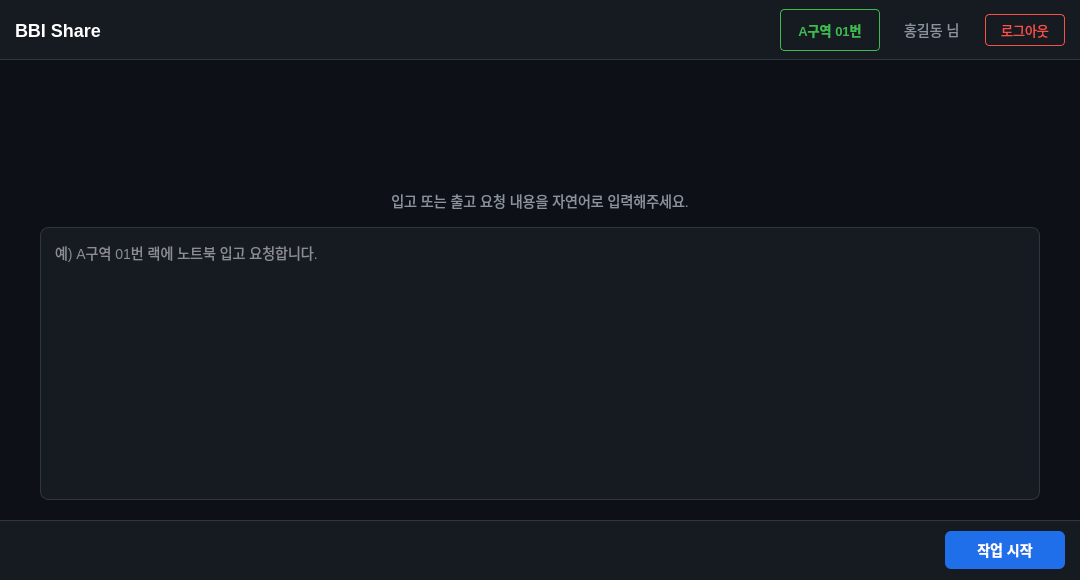
<?xml version="1.0" encoding="UTF-8"?>
<ui version="4.0">
 <class>WorkRequestDialog</class>
 <widget class="QDialog" name="WorkRequestDialog">
  <property name="geometry">
   <rect>
    <x>0</x>
    <y>0</y>
    <width>1080</width>
    <height>580</height>
   </rect>
  </property>
  <property name="windowTitle">
   <string>BBI Share - 작업 요청</string>
  </property>
  <property name="styleSheet">
   <string notr="true">QDialog {
    background-color: #0d1117;
}</string>
  </property>
  <layout class="QVBoxLayout" name="verticalLayout">
   <property name="spacing">
    <number>0</number>
   </property>
   <property name="leftMargin">
    <number>0</number>
   </property>
   <property name="topMargin">
    <number>0</number>
   </property>
   <property name="rightMargin">
    <number>0</number>
   </property>
   <property name="bottomMargin">
    <number>0</number>
   </property>
   <item>
    <widget class="QWidget" name="top_panel" native="true">
     <property name="minimumSize">
      <size>
       <width>0</width>
       <height>60</height>
      </size>
     </property>
     <property name="maximumSize">
      <size>
       <width>16777215</width>
       <height>60</height>
      </size>
     </property>
     <property name="styleSheet">
      <string notr="true">QWidget#top_panel {
    background-color: #161b22;
    border-bottom: 1px solid #30363d;
}</string>
     </property>
     <layout class="QHBoxLayout" name="horizontalLayout_top">
      <property name="leftMargin">
       <number>15</number>
      </property>
      <property name="rightMargin">
       <number>15</number>
      </property>
      <item>
       <widget class="QLabel" name="label_logo">
        <property name="styleSheet">
         <string notr="true">QLabel#label_logo {
    color: white;
    font-size: 18px;
    font-weight: bold;
}</string>
        </property>
        <property name="text">
         <string>BBI Share</string>
        </property>
       </widget>
      </item>
      <item>
       <spacer name="horizontalSpacer_top">
        <property name="orientation">
         <enum>Qt::Horizontal</enum>
        </property>
        <property name="sizeHint" stdset="0">
         <size>
          <width>40</width>
          <height>20</height>
         </size>
        </property>
       </spacer>
      </item>
      <item>
       <widget class="QLabel" name="label_rack_info">
        <property name="minimumSize">
         <size>
          <width>100</width>
          <height>30</height>
         </size>
        </property>
        <property name="styleSheet">
         <string notr="true">QLabel#label_rack_info {
    color: #3fb950;
    font-size: 13px;
    font-weight: bold;
    padding: 4px 12px;
    border: 1px solid #3fb950;
    border-radius: 4px;
}</string>
        </property>
        <property name="text">
         <string>A구역 01번</string>
        </property>
        <property name="alignment">
         <set>Qt::AlignCenter</set>
        </property>
       </widget>
      </item>
      <item>
       <widget class="QLabel" name="label_username">
        <property name="styleSheet">
         <string notr="true">QLabel#label_username {
    color: #8b949e;
    font-size: 14px;
    padding: 0px 15px;
}</string>
        </property>
        <property name="text">
         <string>홍길동 님</string>
        </property>
       </widget>
      </item>
      <item>
       <widget class="QPushButton" name="btn_logout">
        <property name="minimumSize">
         <size>
          <width>80</width>
          <height>32</height>
         </size>
        </property>
        <property name="styleSheet">
         <string notr="true">QPushButton#btn_logout {
    background-color: transparent;
    color: #f85149;
    border: 1px solid #f85149;
    border-radius: 4px;
    font-size: 13px;
    padding: 4px 15px;
}
QPushButton#btn_logout:hover {
    background-color: #3d1a1a;
}</string>
        </property>
        <property name="text">
         <string>로그아웃</string>
        </property>
       </widget>
      </item>
     </layout>
    </widget>
   </item>
   <item>
    <widget class="QLabel" name="label_robot_image">
     <property name="minimumSize">
      <size>
       <width>0</width>
       <height>120</height>
      </size>
     </property>
     <property name="maximumSize">
      <size>
       <width>16777215</width>
       <height>120</height>
      </size>
     </property>
     <property name="styleSheet">
      <string notr="true">QLabel#label_robot_image {
    background-color: #0d1117;
    padding: 10px;
}</string>
     </property>
     <property name="text">
      <string/>
     </property>
     <property name="alignment">
      <set>Qt::AlignCenter</set>
     </property>
    </widget>
   </item>
   <item>
    <widget class="QWidget" name="middle_panel" native="true">
     <property name="styleSheet">
      <string notr="true">QWidget#middle_panel {
    background-color: #0d1117;
}</string>
     </property>
     <layout class="QVBoxLayout" name="verticalLayout_middle">
      <property name="leftMargin">
       <number>40</number>
      </property>
      <property name="topMargin">
       <number>10</number>
      </property>
      <property name="rightMargin">
       <number>40</number>
      </property>
      <property name="bottomMargin">
       <number>20</number>
      </property>
      <property name="spacing">
       <number>15</number>
      </property>
      <item>
       <widget class="QLabel" name="label_guide">
        <property name="styleSheet">
         <string notr="true">QLabel#label_guide {
    color: #8b949e;
    font-size: 14px;
}</string>
        </property>
        <property name="text">
         <string>입고 또는 출고 요청 내용을 자연어로 입력해주세요.</string>
        </property>
        <property name="alignment">
         <set>Qt::AlignCenter</set>
        </property>
       </widget>
      </item>
      <item>
       <widget class="QPlainTextEdit" name="input_request">
        <property name="sizePolicy">
         <sizepolicy hsizetype="Expanding" vsizetype="Expanding">
          <horstretch>0</horstretch>
          <verstretch>1</verstretch>
         </sizepolicy>
        </property>
        <property name="styleSheet">
         <string notr="true">QPlainTextEdit#input_request {
    background-color: #161b22;
    border: 1px solid #30363d;
    border-radius: 8px;
    color: white;
    font-size: 14px;
    padding: 10px;
}
QPlainTextEdit#input_request:focus {
    border: 1px solid #1f6feb;
}</string>
        </property>
        <property name="placeholderText">
         <string>예) A구역 01번 랙에 노트북 입고 요청합니다.</string>
        </property>
       </widget>
      </item>
     </layout>
    </widget>
   </item>
   <item>
    <widget class="QWidget" name="bottom_panel" native="true">
     <property name="minimumSize">
      <size>
       <width>0</width>
       <height>60</height>
      </size>
     </property>
     <property name="maximumSize">
      <size>
       <width>16777215</width>
       <height>60</height>
      </size>
     </property>
     <property name="styleSheet">
      <string notr="true">QWidget#bottom_panel {
    background-color: #161b22;
    border-top: 1px solid #30363d;
}</string>
     </property>
     <layout class="QHBoxLayout" name="horizontalLayout_bottom">
      <property name="leftMargin">
       <number>15</number>
      </property>
      <property name="rightMargin">
       <number>15</number>
      </property>
      <item>
       <spacer name="horizontalSpacer_bottom">
        <property name="orientation">
         <enum>Qt::Horizontal</enum>
        </property>
        <property name="sizeHint" stdset="0">
         <size>
          <width>40</width>
          <height>20</height>
         </size>
        </property>
       </spacer>
      </item>
      <item>
       <widget class="QPushButton" name="btn_start">
        <property name="minimumSize">
         <size>
          <width>120</width>
          <height>36</height>
         </size>
        </property>
        <property name="styleSheet">
         <string notr="true">QPushButton#btn_start {
    background-color: #1f6feb;
    color: white;
    border: none;
    border-radius: 6px;
    font-size: 14px;
    font-weight: bold;
    padding: 8px 30px;
}
QPushButton#btn_start:hover {
    background-color: #388bfd;
}
QPushButton#btn_start:pressed {
    background-color: #1158c7;
}</string>
        </property>
        <property name="text">
         <string>작업 시작</string>
        </property>
       </widget>
      </item>
     </layout>
    </widget>
   </item>
  </layout>
 </widget>
 <resources/>
 <connections/>
</ui>
